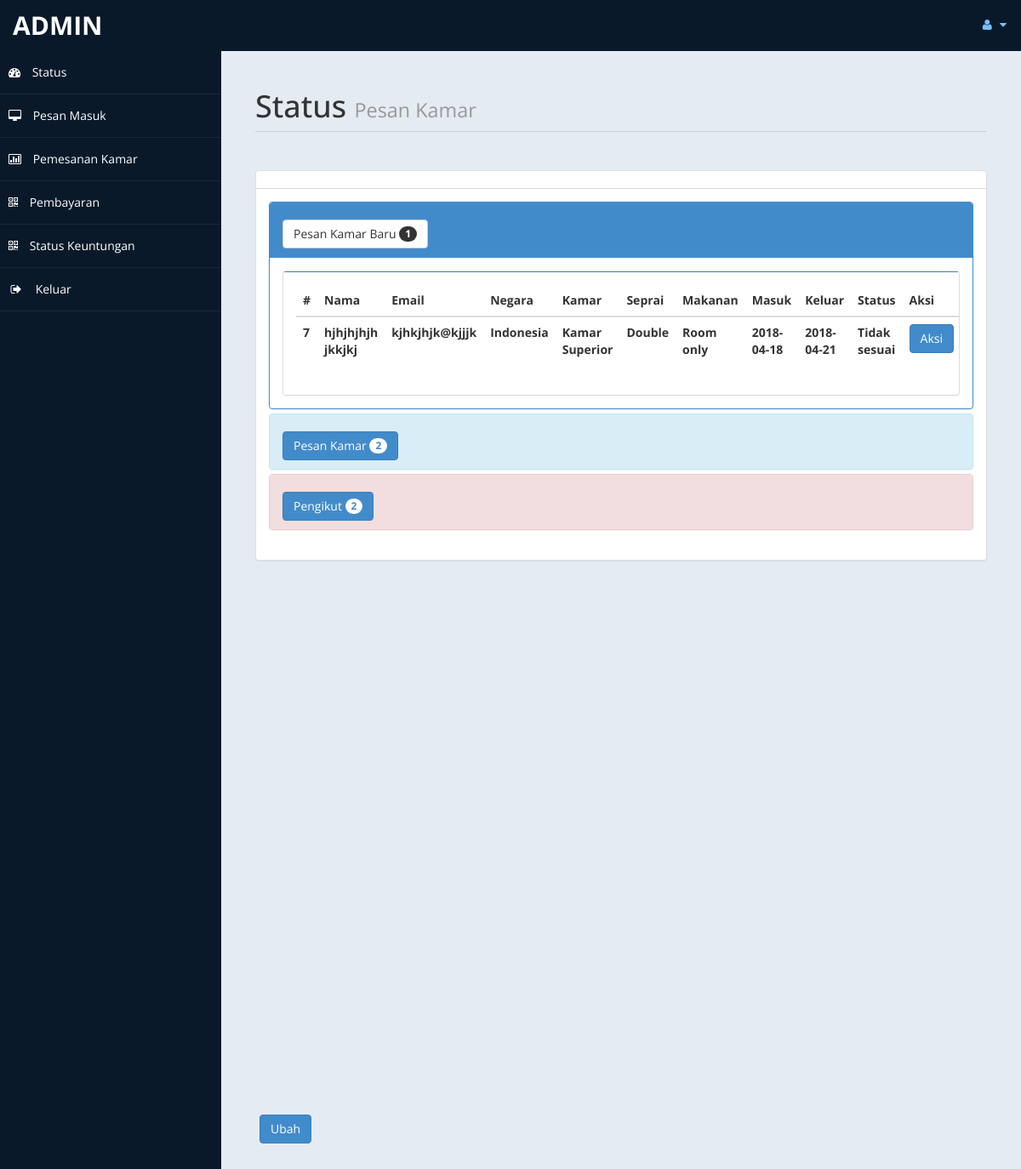
The page /admin/home.php (signed in) on the database its author committed.
### tables this page shows
CREATE TABLE `pesan_kamar` (
  `id` int(10) unsigned NOT NULL AUTO_INCREMENT,
  `gelar` varchar(5) DEFAULT NULL,
  `nama_depan` text,
  `nama_belakang` text,
  `email` varchar(50) DEFAULT NULL,
  `kewarganegaraan` varchar(30) DEFAULT NULL,
  `negara` varchar(30) DEFAULT NULL,
  `no_telp` text,
  `tipe_kamar` varchar(20) DEFAULT NULL,
  `tempat_tidur` varchar(10) DEFAULT NULL,
  `jml_kamar` varchar(2) DEFAULT NULL,
  `makanan` varchar(15) DEFAULT NULL,
  `check_in` date DEFAULT NULL,
  `check_out` date DEFAULT NULL,
  `status` varchar(15) DEFAULT NULL,
  `jml_hari` int(11) DEFAULT NULL,
  PRIMARY KEY (`id`)
);

### admin/home.php (the view, shortened to what this page needs)
<!DOCTYPE html>
<html xmlns="http://www.w3.org/1999/xhtml">
<head>
    <link href="assets/css/bootstrap.css" rel="stylesheet" />
    <link href="assets/css/font-awesome.css" rel="stylesheet" />
    <link href="assets/js/morris/morris-0.4.3.min.css" rel="stylesheet" />
    <link href="assets/css/custom-styles.css" rel="stylesheet" />
</head>
<body>
    <div id="wrapper" class="home-aktif">
        <?php include '/include/navigasi.php'; ?>
        <div id="page-wrapper">
            <div id="page-inner">
                <div class="row">
                    <div class="col-md-12">
                        <h1 class="page-header">
                            Status <small>Pesan Kamar </small>
                        </h1>
                    </div>
                </div>
                <?php
                    include ('db.php');
                    $sql = "select * from pesan_kamar";
                    $re = mysqli_query($con,$sql);
                    $c =0;
                    while($row=mysqli_fetch_array($re) )
                    {
                        $new = $row['status'];
                        if($new=="Tidak sesuai") {
                            $c = $c + 1;
                        }
                    }
                ?>
                <div class="row">
                    <div class="col-md-12">
                        <div class="panel panel-default">
                            <div class="panel-heading">
                            </div>
                            <div class="panel-body">
                                <div class="panel-group" id="accordion">
                                    <div class="panel panel-primary">
                                        <div class="panel-heading">
                                            <h4 class="panel-title">
                                                <a data-toggle="collapse" data-parent="#accordion" href="#collapseTwo">
                                                    <button class="btn btn-default" type="button">
                                                        Pesan Kamar Baru <span class="badge"><?php echo $c ; ?></span>
                                                    </button>
                                                </a>
                                            </h4>
                                        </div>
                                        <div id="collapseTwo" class="panel-collapse in" style="height: auto;">
                                            <div class="panel-body">
                                                <div class="panel panel-default">
                                                    <div class="panel-body">
                                                        <div class="table-responsive">
                                                            <table class="table">
                                                                <thead>
                                                                    <tr>
                                                                        <th>#</th>
                                                                        <th>Nama</th>
                                                                        <th>Email</th>
                                                                        <th>Negara</th>
                                                                        <th>Kamar</th>
                                                                        <th>Seprai</th>
                                                                        <th>Makanan</th>
                                                                        <th>Masuk</th>
                                                                        <th>Keluar</th>
                                                                        <th>Status</th>
                                                                        <th>Aksi</th>
                                                                    </tr>
                                                                </thead>
                                                                <tbody>
                                                                    <?php
                                                                    $tsql = "select * from pesan_kamar";
                                                                    $tre = mysqli_query($con,$tsql);
                                                                    while($trow=mysqli_fetch_array($tre)) {
                                                                        $co =$trow['status'];
                                                                        if($co=="Tidak sesuai") {
                                                                            echo"<tr>
                                                                                <th>".$trow['id']."</th>
                                                                                <th>".$trow['nama_depan']." ".$trow['nama_belakang']."</th>
                                                                                <th>".$trow['email']."</th>
                                                                                <th>".$trow['negara']."</th>
                                                                                <th>".$trow['tipe_kamar']."</th>
                                                                                <th>".$trow['tempat_tidur']."</th>
                                                                                <th>".$trow['makanan']."</th>
                                                                                <th>".$trow['check_in']."</th>
                                                                                <th>".$trow['check_out']."</th>
                                                                                <th>".$trow['status']."</th>
                                                                                <th><a href='roombook.php?rid=".$trow['id']." ' class='btn btn-primary'>Aksi</a></th>
                                                                                </tr>";
                                                                        }
                                                                    }
                                                                    ?>
                                                                </tbody>
                                                            </table>
                                                        </div>
                                                    </div>
                                                </div>
                                            </div>
                                        </div>
                                    </div>
                                    <?php
                                        $rsql = "SELECT * FROM `pesan_kamar`";
                                        $rre = mysqli_query($con,$rsql);
                                        $r =0;
                                        while($row=mysqli_fetch_array($rre) )
                                        {
                                            $br = $row['status'];
                                            if($br=="Sesuai")
                                            {
                                                $r = $r + 1;
                                            }
                                        }
                                    ?>
                                    <div class="panel panel-info">
                                        <div class="panel-heading">
                                            <h4 class="panel-title">
                                                <a data-toggle="collapse" data-parent="#accordion" href="#collapseOne" class="collapsed">
                                                    <button class="btn btn-primary" type="button">
                                                        Pesan Kamar  <span class="badge"><?php echo $r ; ?></span>
                                                    </button>
                                                </a>
                                            </h4>
                                        </div>
                                    </div>
                                    <?php
                                        $fsql = "SELECT * FROM `kontak`";
                                        $fre = mysqli_query($con,$fsql);
                                        $f =0;
                                        while($row=mysqli_fetch_array($fre)) {
                                                $f = $f + 1;
                                        }
                                    ?>
                                    <div class="panel panel-danger">
                                        <div class="panel-heading">
                                            <h4 class="panel-title">
                                                <a data-toggle="collapse" data-parent="#accordion" href="#collapseThree" class="collapsed">
                                                    <button class="btn btn-primary" type="button">
                                                         Pengikut  <span class="badge"><?php echo $f ; ?></span>
                                                    </button>
                                                </a>
                                            </h4>
                                        </div>
                                    </div>
                                </div>
                            </div>
                        </div>
                    </div>
                </div>
            </div>
            <div class='panel-body'>
                <button class='btn btn-primary btn' data-toggle='modal' data-target='#myModal'>Ubah</button>
            </div>
        </div>
    </div>
</body>
</html>

### admin/assets/css/custom-styles.css (style rules this page uses)
body { font-family: 'Open Sans', sans-serif; }
#wrapper { width: 100%; background:#09192A; }
#page-wrapper { padding: 15px 15px; min-height: 600px; background:#E5EBF2; }
#page-inner { width:100%; margin:10px 20px 10px 0px; background-color:transparent; padding:10px; min-height:1200px; }
h1, .h1, h2, .h2, h3, .h3 { margin-top: 7px; margin-bottom: -5px; }
h4 { padding-top:10px; }
.page-header { padding-bottom: 9px; margin: 10px 0 45px; border-bottom: 1px solid #C7D1DD; }
.panel-default > .panel-heading { color: #000; background-color: #FFFFFF; border-color: #ddd; font-weight:bold; }
@media (min-width:768px) { #page-wrapper { margin: 0 0 0 260px; padding: 15px 30px; min-height: 1200px; } }

### rows shown on the page
pesan_kamar: id "7", nama_depan "hjhjhjhjh", nama_belakang "jkkjkj", email "kjhkjhjk@kjjjk", negara "Indonesia", tipe_kamar "Kamar Superior", tempat_tidur "Double", makanan "Room only", check_in "2018-04-18", check_out "2018-04-21", status "Tidak sesuai"

### other values the page prints
$_SESSION["user"] "ADMIN"
$c "1"
$r "2"
$f "2"
